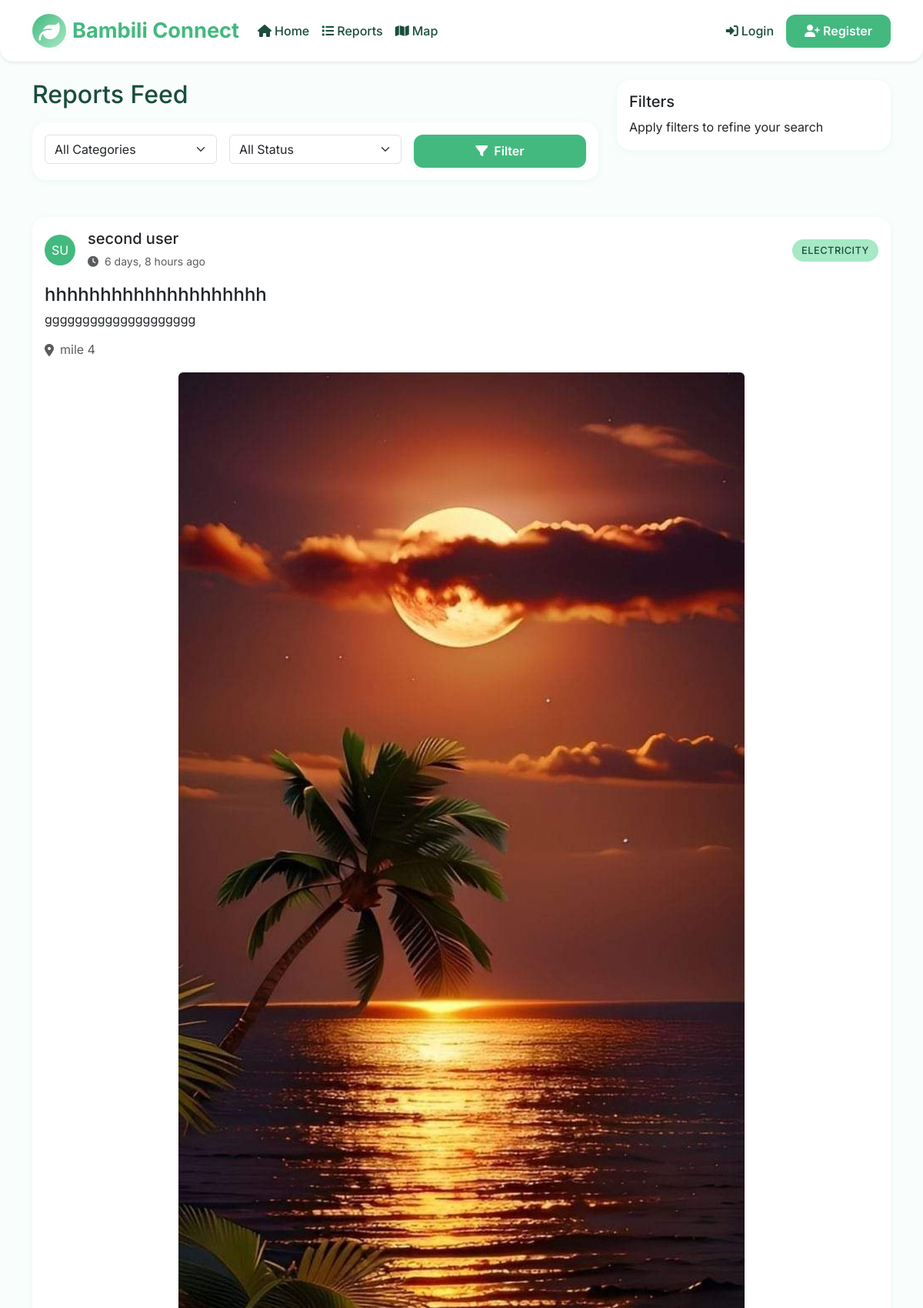
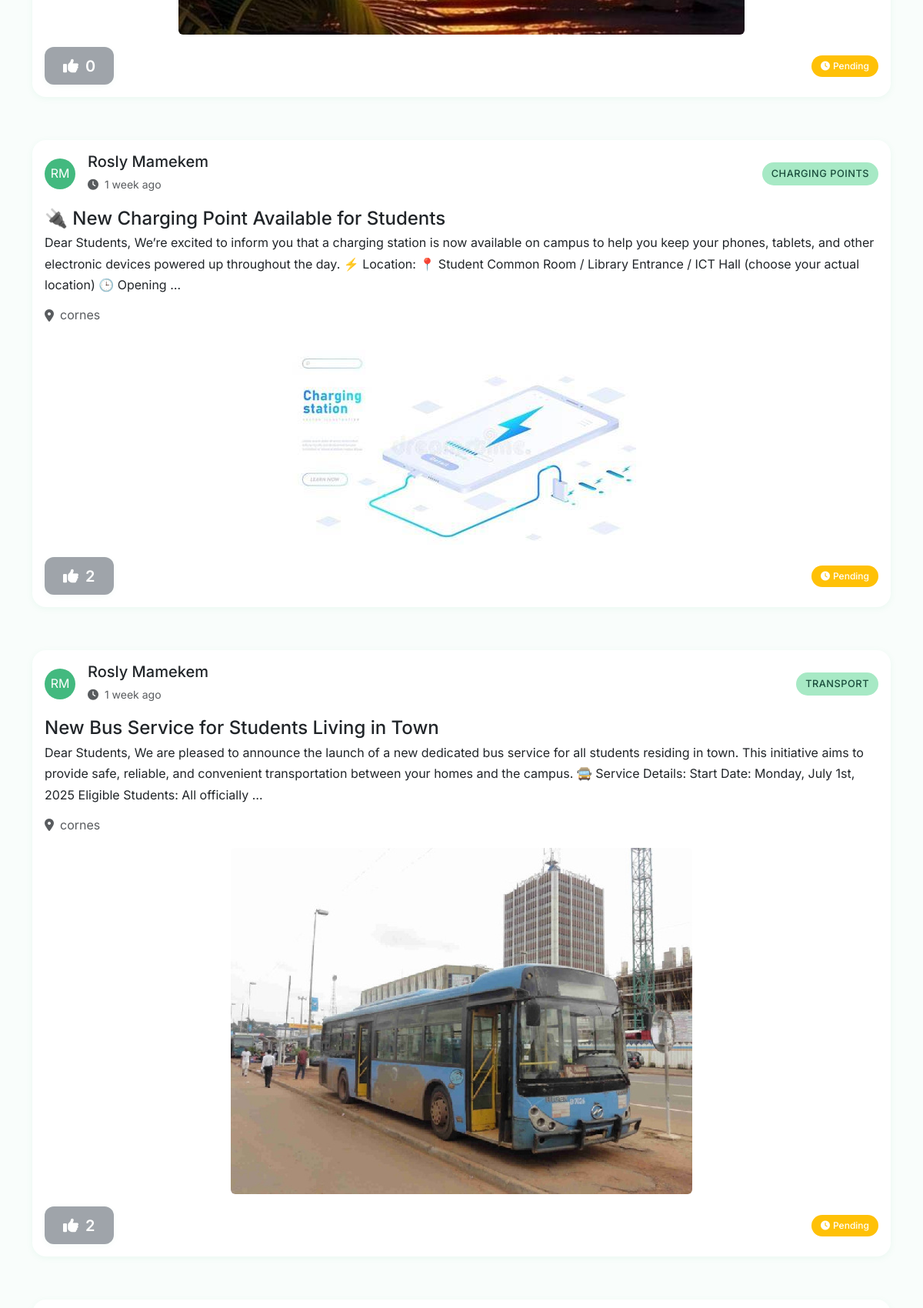
The page /reports/ (upper part) on the database its author committed (2 pictures, top to bottom).
### trustwave/models.py (models this page shows, shortened)
class Report(models.Model):
    title = models.CharField(max_length=255)
    description = models.TextField(help_text="Provide detailed information about the situation")
    location = models.CharField(
        max_length=255,
        help_text="Specific location within Bambili (e.g., Mile 4 Junction, Ntarinkon Market)"
    )
    category = models.CharField(
        max_length=20,
        choices=ReportCategory.choices,
        default=ReportCategory.OTHER
    )
    urgency = models.CharField(
        max_length=10,
        choices=UrgencyLevel.choices,
        default=UrgencyLevel.LOW
    )
    latitude = models.FloatField(
        null=True,
        blank=True,
        help_text="Latitude coordinate of the report location"
    )
    longitude = models.FloatField(
        null=True,
        blank=True,
        help_text="Longitude coordinate of the report location"
    )
    image = models.ImageField(
        upload_to=report_directory_path,
        blank=True,
        null=True,
        validators=[FileExtensionValidator(allowed_extensions=['jpg', 'jpeg', 'png'])],
        help_text="Upload a photo as proof (JPG or PNG)"
    )
    video = models.FileField(
        upload_to=report_directory_path,
        blank=True,
        null=True,
        validators=[FileExtensionValidator(allowed_extensions=['mp4', 'mov', 'avi'])],
        help_text="Upload a video as proof (MP4, MOV, or AVI)"
    )
    document = models.FileField(
        upload_to=report_directory_path,
        blank=True,
        null=True,
        validators=[FileExtensionValidator(allowed_extensions=['pdf', 'doc', 'docx'])],
        help_text="Upload a document as proof (PDF, DOC, or DOCX)"
    )
    latitude = models.DecimalField(max_digits=9, decimal_places=6, blank=True, null=True)
    longitude = models.DecimalField(max_digits=9, decimal_places=6, blank=True, null=True)
    user = models.ForeignKey(CustomUser, on_delete=models.CASCADE, related_name='reports')
    created_at = models.DateTimeField(auto_now_add=True)
    updated_at = models.DateTimeField(auto_now=True)
    is_verified = models.BooleanField(default=False)
    is_active = models.BooleanField(default=True)
    class Meta:
        ordering = ['-created_at']
        indexes = [
            models.Index(fields=['category', 'created_at']),
            models.Index(fields=['location', 'created_at']),
            models.Index(fields=['is_verified', 'created_at']),
        ]
    @property
    def vote_count(self):
        return self.votes.count()

class CustomUser(AbstractUser):
    username = None
    full_name = models.CharField(max_length=255, help_text="Enter your full name as it appears on your ID")
    email = models.EmailField(_('email address'), unique=True)
    phone_number = models.CharField(
        max_length=15,
        validators=[RegexValidator(r'^\+?237\d{9}$', message="Phone number must be in Cameroon format: +237XXXXXXXXX")],
        unique=True,
        help_text="Enter your phone number in format: +237XXXXXXXXX"
    )
    profession = models.CharField(
        max_length=20,
        choices=ProfessionType.choices,
        default=ProfessionType.OTHER
    )
    neighborhood = models.CharField(
        max_length=255,
        help_text="Enter your specific neighborhood in Bambili (e.g., Mile 4, Ntarinkon, etc.)"
    )
    id_card = models.ImageField(
        upload_to=user_directory_path,
        validators=[FileExtensionValidator(allowed_extensions=['jpg', 'jpeg', 'png', 'pdf'])],
        help_text="Upload a clear photo of your National ID card (JPG, PNG, or PDF)"
    )
    supporting_doc = models.FileField(
        upload_to=user_directory_path,
        blank=True,
        null=True,
        validators=[FileExtensionValidator(allowed_extensions=['jpg', 'jpeg', 'png', 'pdf'])],
        help_text="Optional: Upload additional supporting document (JPG, PNG, or PDF)"
    )
    status = models.CharField(
        max_length=20,
        choices=AccountStatus.choices,
        default=AccountStatus.PENDING
    )
    created_at = models.DateTimeField(auto_now_add=True)
    updated_at = models.DateTimeField(auto_now=True)
    last_login_ip = models.GenericIPAddressField(blank=True, null=True)
    is_admin = models.BooleanField(default=False)
    approved_by = models.ForeignKey(
        'self',
        on_delete=models.SET_NULL,
        blank=True,
        null=True,
        related_name='approved_users'
    )
    approved_at = models.DateTimeField(blank=True, null=True)
    rejection_reason = models.TextField(blank=True, null=True)
    objects = CustomUserManager()
    USERNAME_FIELD = 'email'
    REQUIRED_FIELDS = ['full_name', 'phone_number', 'profession', 'neighborhood']
    @property
    def get_initials(self):
        if not self.full_name:
            return '??'
        parts = self.full_name.split()
        initials = ''.join(part[0].upper() for part in parts if part)
        return initials[:2] if len(initials) >= 2 else (initials + '?')[:2]

### trustwave/views.py (the view, shortened to what this page needs)
# urls.py: path('reports/', views.ReportListView.as_view(), name='report_list'),
class ReportListView(ListView):
    model = Report
    template_name = 'trustwave/report_list.html'
    context_object_name = 'reports'
    paginate_by = 12
    def get_queryset(self):
        queryset = Report.objects.filter(is_active=True).select_related('user').order_by('-created_at')
        category = self.request.GET.get('category')
        if category and category in dict(ReportCategory.choices):
            queryset = queryset.filter(category=category)
        verified = self.request.GET.get('verified')
        if verified == 'true':
            queryset = queryset.filter(is_verified=True)
        search = self.request.GET.get('search')
        if search:
            queryset = queryset.filter(
                Q(title__icontains=search) |
                Q(description__icontains=search) |
                Q(location__icontains=search)
            )
        return queryset
    def get_context_data(self, **kwargs):
        context = super().get_context_data(**kwargs)
        context['categories'] = ReportCategory.choices
        context['current_category'] = self.request.GET.get('category', '')
        context['current_search'] = self.request.GET.get('search', '')
        context['current_verified'] = self.request.GET.get('verified', '')
        return context

### templates/trustwave/report_list.html (shortened to what this page needs)
{% extends 'base.html' %}
{% load static %}
{% block content %}
<div class="container py-4">
    <div class="row mb-4">
        <div class="col-md-8">
            <h2 class="mb-3">Reports Feed</h2>
            <div class="card mb-4">
                <div class="card-body">
                    <form method="get" class="row g-3">
                        <div class="col-md-4">
                            <select name="category" class="form-select">
                                <option value="">All Categories</option>
                            </select>
                        </div>
                        <div class="col-md-4">
                            <select name="verified" class="form-select">
                                <option value="">All Status</option>
                            </select>
                        </div>
                        <div class="col-md-4">
                            <button type="submit" class="btn btn-primary w-100">
                                <i class="fas fa-filter me-2"></i>Filter
                            </button>
                        </div>
                    </form>
                </div>
            </div>
        </div>
        <div class="col-md-4">
            <div class="card">
                <div class="card-body">
                    <h5 class="card-title">Filters</h5>
                    <p class="card-text">Apply filters to refine your search</p>
                </div>
            </div>
        </div>
    </div>
    <div class="row">
        {% for report in reports %}
        <div class="col-12 mb-4">
            <div class="card max-width-640">
                <div class="card-body">
                    <div class="d-flex justify-content-between align-items-center mb-3">
                        <div class="d-flex align-items-center">
                            <div class="rounded-circle me-3 d-flex align-items-center justify-content-center bg-primary text-white"
                                 style="width: 40px; height: 40px; font-size: 16px;">
                                <span class="initials">{{ report.user.get_initials }}</span>
                            </div>
                            <div>
                                <h5 class="mb-1">{{ report.user.full_name }}</h5>
                                <small class="text-muted">
                                    <i class="fas fa-clock me-1"></i>
                                    {{ report.created_at|timesince }} ago
                                </small>
                            </div>
                        </div>
                        <div class="category-badge {{ report.category }}">
                            {{ report.get_category_display }}
                        </div>
                    </div>
                    <div class="d-flex flex-column gap-2 mb-3">
                        <div class="d-flex justify-content-between align-items-start">
                            <div>
                                <h4 class="card-title mb-1">{{ report.title }}</h4>
                                <p class="card-text mb-1">{{ report.description|truncatewords:50 }}</p>
                            </div>
                        </div>
                        <div class="d-flex align-items-center text-muted">
                            <i class="fas fa-map-marker-alt me-2"></i>
                            <span>{{ report.location }}</span>
                        </div>
                    </div>
                    {% if report.image %}
                    <div class="mb-3 text-center">
                        <img src="{{ report.image.url }}"
                             class="rounded"
                             alt="Report Image"
                             style="max-width: 100%; height: auto;">
                    </div>
                    {% endif %}
                    <div class="d-flex justify-content-between align-items-center">
                        <div>
                            {% if request.user.is_authenticated and request.user.is_verified %}
                                <form action="{% url 'trustwave:vote_report' report.id %}" method="post" class="d-inline" id="vote-form-{{ report.id }}">
                                    {% csrf_token %}
                                    <button type="submit" class="btn btn-primary btn-lg">
                                        <i class="fas fa-thumbs-up me-1"></i>
                                        {{ report.vote_count }}
                                    </button>
                                </form>
                            {% else %}
                                <button type="button"
                                        class="btn btn-secondary btn-lg"
                                        disabled
                                        title="Only verified users can vote">
                                    <i class="fas fa-thumbs-up me-1"></i>
                                    {{ report.vote_count }}
                                </button>
                            {% endif %}
                        </div>
                        <div>
                            <span class="badge {% if report.is_verified %}bg-success{% else %}bg-warning{% endif %}">
                                {% if report.is_verified %}
                                <i class="fas fa-check-circle me-1"></i>Verified
                                {% else %}
                                <i class="fas fa-clock me-1"></i>Pending
                                {% endif %}
                            </span>
                        </div>
                    </div>
                </div>
            </div>
        </div>
        {% endfor %}
    </div>
</div>
{% endblock %}

### static/css/base.css (style rules this page uses)
:root { --primary-green: #43b97f; --accent-green: #a7e9c5; --deep-green: #1a4d3c; --soft-white: #f9fdfb; --accent-yellow: #ffe066; --accent-blue: #5dade2; --text-dark: #1a4d3c; --text-muted: #6c757d; --border-light: #e9ecef; --shadow-light: 0 2px 8px rgba(67,185,127,0.08); --shadow-medium: 0 8px 24px rgba(67,185,127,0.12); --transition: all 0.2s cubic-bezier(.4,0,.2,1); }
body { font-family: 'Inter', sans-serif; background-color: var(--soft-white); color: var(--text-dark); line-height: 1.7; }
.bg-primary { background-color: var(--primary-green) !important; }
.btn-primary { background-color: var(--primary-green); border-color: var(--primary-green); transition: var(--transition); }
.card { border: none; border-radius: 18px; box-shadow: var(--shadow-light); background: #fff; transition: var(--transition); margin-bottom: 2rem; }
.category-badge { display: inline-flex; align-items: center; padding: 0.25rem 0.75rem; border-radius: 20px; font-size: 0.8rem; font-weight: 500; text-transform: uppercase; letter-spacing: 0.5px; background: var(--accent-green); color: var(--deep-green); }
.btn, .btn-primary { background: var(--primary-green); color: #fff; border: none; border-radius: 12px; padding: 0.6rem 1.5rem; font-weight: 600; box-shadow: var(--shadow-light); transition: var(--transition); }
.badge { font-weight: 500; padding: 0.5rem 0.75rem; border-radius: 20px; }

### static/css/styles.css (style rules this page uses)
:root { --primary-color: #43b97f; --secondary-color: #a7e9c5; --trust-color: #43b97f; --wave-color: #a7e9c5; }

### rows shown on the page
Report: user.get_initials "SU", user.full_name "second user", created_at "6 days, 8 hours", category "ELECTRICITY", title "hhhhhhhhhhhhhhhhhhhh", description "gggggggggggggggggggg", location "mile 4", image (picture), vote_count "0", is_verified False (drawn)
Report: user.get_initials "RM", user.full_name "Rosly Mamekem", created_at "1 week", category "CHARGING POINTS", title "🔌 New Charging Point Available for Students", description "Dear Students, We’re excited to inform you that a charging station is now available on campus to help you keep your phones, tablets, and other electronic devices powered up throughout the day. ⚡ Location: 📍 Student Common Room / Library Entrance / ICT Hall (choose your actual location) 🕒 Opening …", location "cornes", image (picture), vote_count "2", is_verified False (drawn)
Report: user.get_initials "RM", user.full_name "Rosly Mamekem", created_at "1 week", category "TRANSPORT", title "New Bus Service for Students Living in Town", description "Dear Students, We are pleased to announce the launch of a new dedicated bus service for all students residing in town. This initiative aims to provide safe, reliable, and convenient transportation between your homes and the campus. 🚍 Service Details: Start Date: Monday, July 1st, 2025 Eligible Students: All officially …", location "cornes", image (picture), vote_count "2", is_verified False (drawn)
